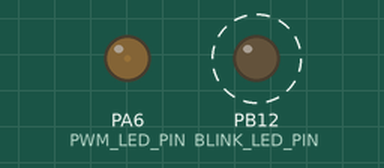
Bench run of a sketch on a simulated STM32 Blue Pill. On the bench: output pins drawn as LEDs (lit = HIGH). Dashed ring = blinking.

Above: at 0.05 s.
At 0.9 s:
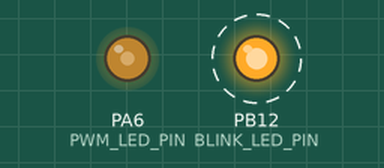
At 1.8 s:
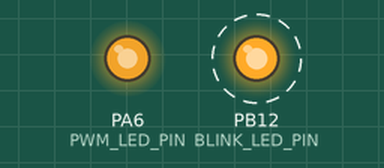
At 3.6 s:
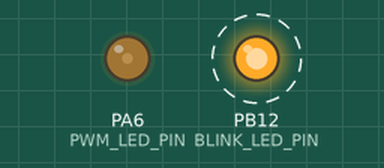
Timing chart, 0 to 5.2 s (numbered marks = the images above):
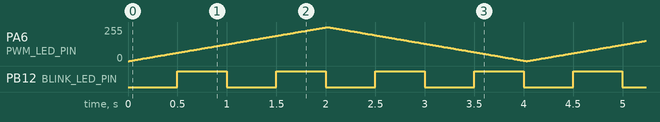

Measured:
- by itself, PB12 (BLINK_LED_PIN): alternates HIGH for 0.50 s and LOW for 0.50 s

The sketch:

LAB2.ino
```cpp
#include <HardwareTimer.h>

#define BLINK_LED_PIN PB12  // Timer-controlled blinking LED (TIM4)
#define PWM_LED_PIN PA6     // PWM fading LED (TIM3_CH1)

// Timers
HardwareTimer timerBlink(TIM4); // For 500ms interrupt
HardwareTimer timerPWM(TIM3);   // For PWM fading

volatile uint8_t fadeDirection = 0; // 0 = fade in, 1 = fade out
uint16_t pwmValue = 0; // Duty cycle (0-999 for 10-bit)

void setup() {
  pinMode(BLINK_LED_PIN, OUTPUT);
  pinMode(PWM_LED_PIN, OUTPUT);

  // Configure TIM4 for 500ms interrupt (blinking)
  timerBlink.setPrescaleFactor(7200 - 1); // 72MHz / 7200 = 10kHz
  timerBlink.setOverflow(5000);           // 10kHz / 5000 = 2Hz (500ms)
  timerBlink.attachInterrupt(timerISR);
  timerBlink.resume();

  // Configure TIM3 for 1kHz PWM (fading)
  timerPWM.setPrescaleFactor(72 - 1);    // 72MHz / 72 = 1MHz
  timerPWM.setOverflow(999, TICK_FORMAT); // 1MHz / 1000 = 1kHz
  timerPWM.setMode(1, TIMER_OUTPUT_COMPARE_PWM1, PWM_LED_PIN);
  timerPWM.resume();
}

void loop() {
  static uint32_t lastMillis = 0;
  if (millis() - lastMillis >= 10) { // Update every 10ms
    if (fadeDirection == 0) {
      pwmValue += 5; // Smaller steps for smoother fade
      if (pwmValue >= 999) fadeDirection = 1;
    } else {
      pwmValue -= 5;
      if (pwmValue <= 0) fadeDirection = 0;
    }
    timerPWM.setCaptureCompare(1, pwmValue, TICK_COMPARE_FORMAT); // Update PWM
    lastMillis = millis();
  }
}

// TIM4 ISR (toggle LED)
void timerISR() {
  digitalWrite(BLINK_LED_PIN, !digitalRead(BLINK_LED_PIN));
}
```
